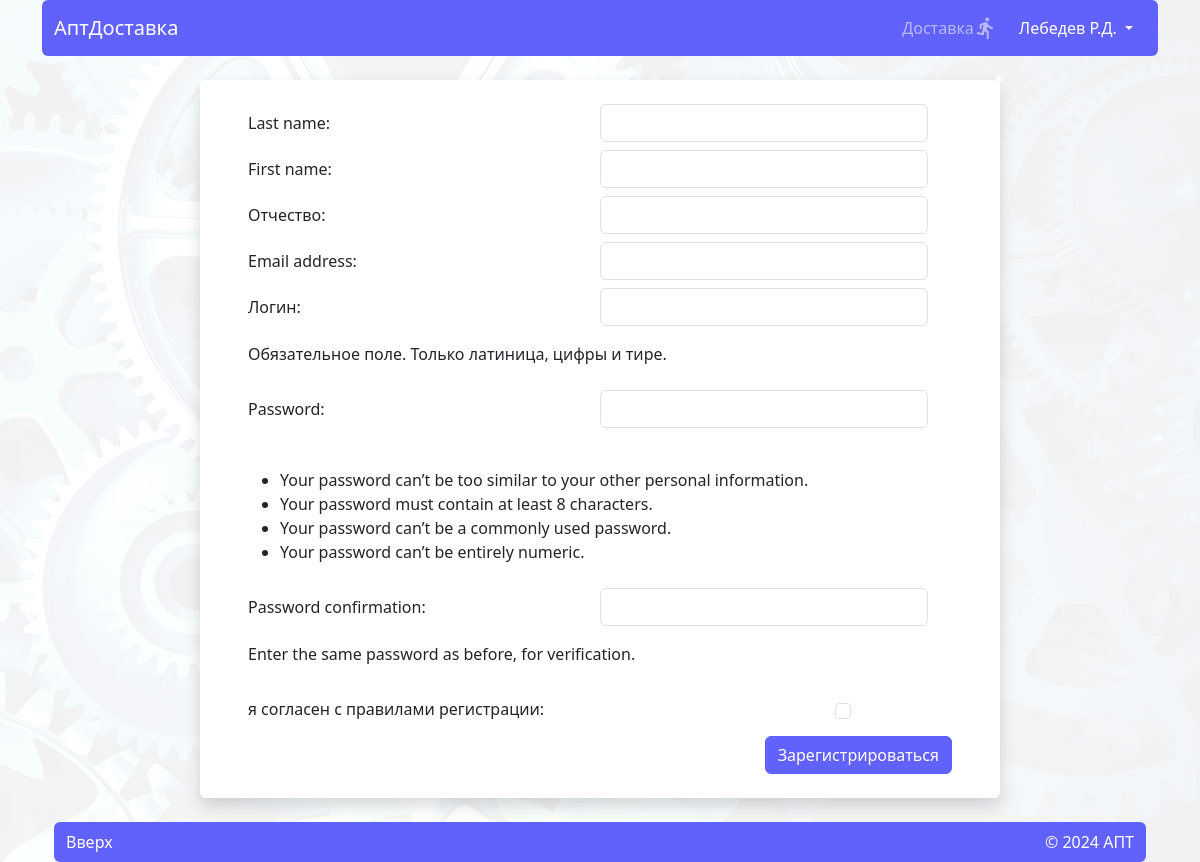
The page /accounts/registration (signed in) on the database its author committed.
### apt_delivery_app/models/m_user.py (models this page shows, shortened)
class User(AbstractUser):
    username = (
        models.CharField(
            'Логин',
            max_length=150,
            unique=True,
            help_text="Обязательное поле. Только латиница, цифры и тире.",
            validators=[LoginValidator()],
            error_messages={"unique": _("Пользователь с таким именем уже существует"), })
    )
    first_name = models.CharField(
        _("first name"),
        max_length=150,
        validators=[NameValidator()]
    )
    last_name = models.CharField(
        _("last name"),
        max_length=150,
        validators=[NameValidator()]
    )
    patronymic = models.CharField(
        'Отчество',
        max_length=150,
        blank=True,
        validators=[NameValidator()]
    )

### apt_delivery_app/views/v_log_reg.py (the view)
# urls.py: path('accounts/registration', views.register_view, name='registration'),
def register_view(request: HttpRequest) -> HttpResponse:
    if request.method == "POST":
        form = forms.RegisterForm(request.POST)
        if form.is_valid():
            user = form.save()
            login(request, user)
            return HttpResponseRedirect('login')
    else:
        form = forms.RegisterForm()
    return render(request, 'registration/registration.html', {
        'form': form
    })

### apt_delivery_app/forms.py
class RegisterForm(UserCreationForm):
    rules = forms.CharField(label='я согласен с правилами регистрации',
                            widget=forms.CheckboxInput(attrs={"class": "form-check-input"}))
    class Meta:
        model = User
        fields = ('last_name', 'first_name', 'patronymic', 'email', 'username',  'password1', 'password2',)

### apt_delivery_app/templates/registration/registration.html (shortened to what this page needs)
{% extends 'home/base.html'%}
{% load static %}
{% block content %}
<div class="d-flex justify-content-center  ">
    <form method="post" class="w-100 px-5 py-4 rounded-2 shadow bg-white ajaxForm" style="max-width: 800px;" novalidate>
        {{ form.as_p }}
        <div class="d-flex justify-content-end">
            <button class="btn btn-primary checkFormBtn">Зарегистрироваться</button>
        </div>
    </form>
</div>
{% endblock%}

### apt_delivery_app/templates/home/elements/header.html (shortened to what this page needs)
<header class="sticky-top z-3  ">
    <nav class="navbar navbar-expand-lg bg-primary rounded" data-bs-theme="dark">
        <div class="container-fluid">
            <a class="navbar-brand" href="/">АптДоставка</a>
            <div class="collapse navbar-collapse justify-content-end" id="navbarText">
                <ul class="navbar-nav mb-2 mb-lg-0">
                    {% if request.user.is_authenticated %}
                    {% if request.user.groups.all.0.name == "deliver" %}
                    <li class="nav-item">
                        <a class="nav-link d-flex align-items-center justify-content-center"
                           href="{% url 'deliver'%}">Доставка
                        <span class="material-icons">directions_run</span>
                        </a>
                    </li>
                    {% endif %}
                    {% endif %}
                </ul>
            </div>
            <div class="form-inline order-lg-3">
                <ul class="navbar-nav d-flex flex-row align-items-center justify-content-center">
                    {% if request.user.is_authenticated %}
                    <li class="nav-item dropdown">
                        <button class="btn btn-primary dropdown-toggle" data-bs-toggle="dropdown" aria-expanded="false">
                            {{user.last_name}}
                            {{user.first_name|slice:"1"}}.{%if user.patronymic %}{{user.patronymic|slice:"1"}}.{% endif %}
                        </button>
                    </li>
                    {% endif %}
                </ul>
            </div>
        </div>
    </nav>
</header>

### apt_delivery_app/static/home/css/style.css (style rules this page uses)
body { background-image: url('../images/fon/fon.png'); background-size: 100%; background-attachment: fixed; }

### rows shown on the page
User: last_name "Лебедев", first_name "Р", patronymic "Д"
